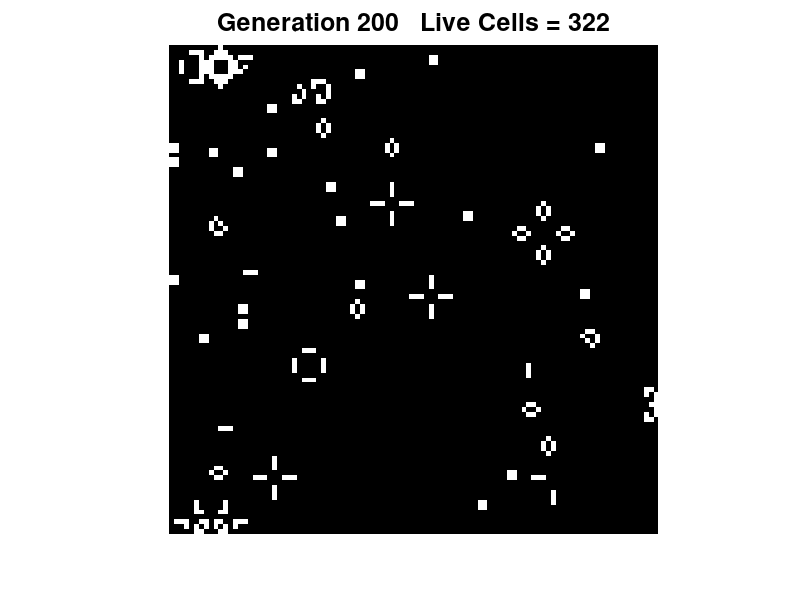

Recreate this plot in MATLAB.
% Prog_08e.m: Conway's Game of Life with Pattern Detection.
N=100;                % 100x100 grid.
grid=rand(N)>0.9;     % Generate random initial population.
figure
totalTime=25;        % Total animation time in seconds.
steps=200;            % Number of generations.
pauseTime=totalTime/steps;
for step = 1:steps
    imagesc(grid)
    colormap(gray)
    axis square off
    liveCells = sum(grid(:));
    title(['Generation ',num2str(step),...
        '   Live Cells = ',num2str(liveCells)],'FontSize',18)
    drawnow
    pause(pauseTime)   % Controls animation duration.
    neighbors=conv2(double(grid),ones(3),'same') - grid;
    birth=(neighbors==3) & ~grid;
    survive=((neighbors==2) | (neighbors==3)) & grid;
    grid=birth | survive;
end
% End of Prog_08e.m.
